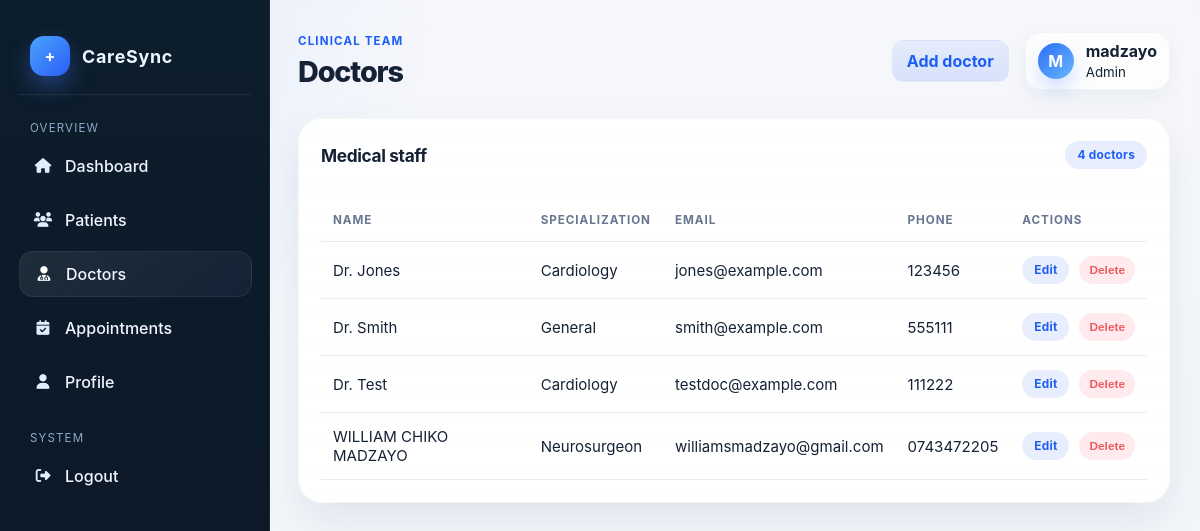
Screenshot of /doctors/ (signed in) with the database file from the repository.
### users/models.py (models this page shows, shortened)
class UserProfile(models.Model):
    ROLE_CHOICES = [
        ('admin', 'Admin'),
        ('doctor', 'Doctor'),
        ('reception', 'Reception'),
        ('nurse', 'Nurse'),
        ('patient', 'Patient'),
    ]
    user = models.OneToOneField(User, on_delete=models.CASCADE, related_name='profile')
    role = models.CharField(max_length=20, choices=ROLE_CHOICES, default='admin')
    doctor = models.OneToOneField(
        'doctors.Doctor',
        on_delete=models.SET_NULL,
        null=True,
        blank=True,
        related_name='user_profile'
    )
    patient = models.OneToOneField(
        'patients.Patients',
        on_delete=models.SET_NULL,
        null=True,
        blank=True,
        related_name='user_profile'
    )
    phone = models.CharField(max_length=20, blank=True, null=True)
    created_at = models.DateTimeField(auto_now_add=True)
    updated_at = models.DateTimeField(auto_now=True)
    class Meta:
        verbose_name = 'User Profile'
        verbose_name_plural = 'User Profiles'

### doctors/models.py (models this page shows, shortened)
class Doctor(models.Model):
    name = models.CharField(max_length=100)
    specialization = models.CharField(max_length=100)
    email = models.EmailField(unique=True)
    phone_number = models.CharField(max_length=15, unique=True)
    image = models.ImageField(upload_to='doctor_images/', null=True, blank=True)
    created_at = models.DateTimeField(auto_now_add=True)
    updated_at = models.DateTimeField(auto_now=True)
    class Meta:
        verbose_name = 'Doctor'
        verbose_name_plural = 'Doctors'

### doctors/views.py (the view)
# urls.py: path('', doctor_home, name='doctor_home'),
@login_required
def doctor_home(request):
    doctors = Doctor.objects.order_by('name')
    return render(request, 'doctors/doctors.html', {'doctors': doctors})

### doctors/templates/doctors/doctors.html (shortened to what this page needs)
{% load static %}
<!DOCTYPE html>
<html lang="en">
<head>
    <link rel="stylesheet" href="https://cdnjs.cloudflare.com/ajax/libs/font-awesome/6.5.2/css/all.min.css">
    <link rel="stylesheet" href="{% static 'dashboard/styles.css' %}">
</head>
<body>
    <div class="dashboard-shell">
        <aside class="sidebar">
            <div class="brand">
                <div class="brand-mark">+</div>
                <h2>CareSync</h2>
            </div>
            <div class="nav-group">
                <div class="nav-group-title">Overview</div>
                <a class="nav-link" href="{% url 'dashboard_home' %}"><i class="nav-icon fa-solid fa-house"></i> Dashboard</a>
                <a class="nav-link" href="{% url 'patients' %}"><i class="nav-icon fa-solid fa-users"></i> Patients</a>
                <a class="nav-link active" href="{% url 'doctor_home' %}"><i class="nav-icon fa-solid fa-user-doctor"></i> Doctors</a>
                <a class="nav-link" href="{% url 'appointments_home' %}"><i class="nav-icon fa-solid fa-calendar-check"></i> Appointments</a>
                <a class="nav-link" href="{% url 'profile' %}"><i class="nav-icon fa-solid fa-user"></i> Profile</a>
            </div>
            <div class="nav-group">
                <div class="nav-group-title">System</div>
                <a class="nav-link" href="{% url 'logout' %}"><i class="nav-icon fa-solid fa-right-from-bracket"></i> Logout</a>
            </div>
        </aside>
        <main class="main">
            <header class="topbar">
                <div>
                    <p class="section-kicker">Clinical team</p>
                    <h1>Doctors</h1>
                </div>
                <div class="topbar-actions">
                    <a href="{% url 'create_doctor' %}" class="toggle-btn" style="text-decoration:none; display:inline-flex; align-items:center;">Add doctor</a>
                    <div class="profile-pill">
                        <div class="avatar">{{ request.user.username|slice:':1'|upper }}</div>
                        <div>
                            <strong>{{ request.user.username }}</strong><br>
                            <small>{{ request.user.profile.role|title }}</small>
                        </div>
                    </div>
                </div>
            </header>
            <section class="card">
                <div class="card-header">
                    <h3>Medical staff</h3>
                    <span class="badge">{{ doctors|length }} doctors</span>
                </div>
                <div class="table-wrap">
                    <table class="data-table">
                        <thead>
                            <tr>
                                <th>Name</th>
                                <th>Specialization</th>
                                <th>Email</th>
                                <th>Phone</th>
                                <th>Actions</th>
                            </tr>
                        </thead>
                        <tbody>
                            {% if doctors %}
                                {% for doctor in doctors %}
                                    <tr>
                                        <td>{{ doctor.name }}</td>
                                        <td>{{ doctor.specialization }}</td>
                                        <td>{{ doctor.email }}</td>
                                        <td>{{ doctor.phone_number }}</td>
                                        <td>
                                            <div style="display:flex; gap:10px; align-items:center;">
                                                <a href="{% url 'edit_doctor' doctor.pk %}" class="badge" style="text-decoration:none;">Edit</a>
                                                <form method="post" action="{% url 'delete_doctor' doctor.pk %}" style="margin:0;">
                                                    <button type="submit" class="pill danger" style="border:none; cursor:pointer;">Delete</button>
                                                </form>
                                            </div>
                                        </td>
                                    </tr>
                                {% endfor %}
                            {% else %}
                                <tr>
                                    <td colspan="5">No doctors added yet.</td>
                                </tr>
                            {% endif %}
                        </tbody>
                    </table>
                </div>
            </section>
        </main>
    </div>
</body>
</html>

### rows the page displays
Doctor: name "Dr. Jones", specialization "Cardiology", email "jones@example.com", phone_number "123456"
Doctor: name "Dr. Smith", specialization "General", email "smith@example.com", phone_number "555111"
Doctor: name "Dr. Test", specialization "Cardiology", email "testdoc@example.com", phone_number "111222"
Doctor: name "WILLIAM CHIKO MADZAYO", specialization "Neurosurgeon", email "williamsmadzayo@gmail.com", phone_number "0743472205"

### other values shown
{{ request.user.username|slice:':1'|upper }} "M"
{{ request.user.username }} "madzayo"
{{ request.user.profile.role|title }} "Admin"
{{ doctors|length }} "4"
